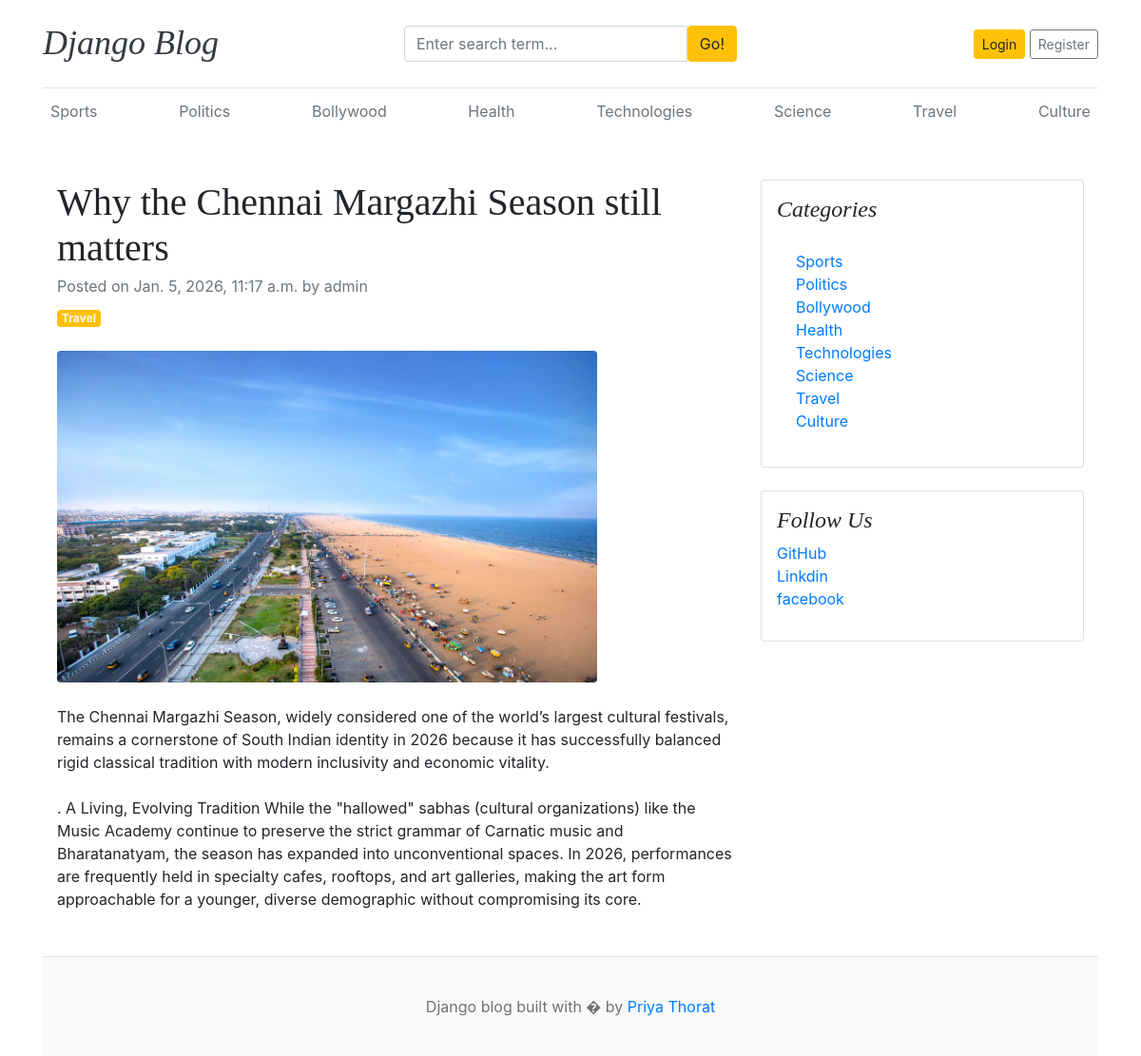
/blogs/why-the-chennai-margazhi-season-still-matters/, run on the app's committed database.
### blogs/models.py (models this page shows, shortened)
class Category(models.Model):
    category_name=models.CharField(max_length=50,unique=True)
    created_at=models.DateTimeField(auto_now_add=True)
    updated_at=models.DateTimeField(auto_now=True)
    class Meta:  #its for plural categorys to ==
        verbose_name_plural='categories'
    def __str__(self): #its used for admin panel not to return object1 return name
        return self.category_name

class Blog(models.Model):
    title = models.CharField(max_length=100)
    slug = models.SlugField(max_length=150, unique=True, blank=True)
    category = models.ForeignKey(Category, on_delete=models.CASCADE)
    author = models.ForeignKey(User, on_delete=models.CASCADE)
    featured_img = models.ImageField(upload_to='uploads/%Y/%m/%d')
    short_description = models.TextField(max_length=500)
    blog_body = models.TextField(max_length=2000)
    status = models.CharField(max_length=20,choices=STATUS_CHOICES, default="Draft")
    is_featured = models.BooleanField(default=False)
    created_at = models.DateTimeField(auto_now_add=True)
    updated_at = models.DateTimeField(auto_now=True)

### assignments/models.py (models this page shows, shortened)
class SocialLink(models.Model):
    platform=models.CharField(max_length=25)
    link=models.URLField(max_length=100)
    created_at = models.DateTimeField(auto_now_add=True)
    updated_at = models.DateTimeField(auto_now=True)

### blogs/views.py (the view)
# urls.py: path('blogs/<slug:slug>/',BlogsView.blogs, name='blogs'), #slug info
def blogs(request,slug):
    single_blog=get_object_or_404(Blog,slug=slug, status='Published')
    context= {
        'single_blog':single_blog ,
    }
    return render(request,'blogs.html',context)

### blogs/context_processors.py (called while the page is built)
def get_categories(request):
    categories=Category.objects.all()
    return dict(categories=categories)

def get_social_links(request):
    social_links=SocialLink.objects.all()
    return dict(social_links=social_links)

### template/blogs.html
{%extends 'base.html'%}
{%block content%}
<div class="container mt-5">
    <div class="row">
        <div class="col-lg-8">
            <article>
                <header class="mb-4">
                    <h1 class="fw-bolder mb-1">{{single_blog.title}}</h1>
                    <div class="text-muted fst-italic mb-2">Posted on {{single_blog.created_at}} by {{single_blog.author}}</div>
                    <a class="badge bg-warning text-decoration-none text-light" href="#!">{{single_blog.category}}</a>
                </header>
                <figure class="mb-4"><img class="img-fluid rounded" src="{{single_blog.featured_img.url}}" alt="..." width="80%" /></figure>
                <section class="mb-5">
                    <p class="fs-5 mb-4">{{single_blog.short_description}}</p>
                    <p class="fs-5 mb-4">{{single_blog.blog_body}}</p>
                    </section>
            </article>
        </div>
        <div class="col-lg-4">
            <div class="card mb-4 p-3">
                <h4 class="font-italic">Categories</h4>
                <div class="card-body">
                    <div class="row">
                        <div class="col-sm-6">
                            <ul class="list-unstyled mb-0">
                              {% for cat in categories%}
                                <li><a href="{% url 'posts_by_category' cat.id%}">{{ cat.category_name}}</a></li>
                              {% endfor%}
                            </ul>
                        </div>
                    </div>
                </div>
            </div>
                {% if social_links %}
                <div class="card mb-4 p-3">
                    <h4 class="font-italic">Follow Us</h4>
                    <ol class="list-unstyled">
                        {%for i in social_links%}
                        <li><a href="{{i.link}} " target="_blank">{{i.platform}}</a></li>
                        {% endfor %}
                    </ol>
                </div>
                {% endif %}
        </div>
    </div>
</div>
{% endblock%}

### template/base.html (shortened to what this page needs)
<!DOCTYPE html>
<html lang="en">
<head>
    <link href="https://getbootstrap.com/docs/4.0/dist/css/bootstrap.min.css" rel="stylesheet">
    <link href="css/blog.css" rel="stylesheet">
  </head>
<body>
    <div class="container">
      <header class="blog-header py-3">
        <div class="row flex-nowrap justify-content-between align-items-center">
          <div class="col-4 pt-1">
            <h1 class="font-italic"><a class="blog-header-logo text-dark" href="/">Django Blog</a></h1>
          </div>
          <div class="col-4">
            <form action="{% url 'search'%}" method="GET">
              <div class="input-group">
                        <input class="form-control" type="text" name="keyword" value="{{keyword}}" placeholder="Enter search term..." aria-label="Enter search term..." aria-describedby="button-search" />
                        <button type="submit" class="btn btn-warning" id="button-search" type="button">Go!</button>
                    </div>
            </form>
          </div>
          <div class="col-4 d-flex justify-content-end align-items-center">
            {% if not user.is_authenticated%}
            <a class="btn btn-sm btn-warning" href="{% url 'login' %}">Login</a> &nbsp;
            <a class="btn btn-sm btn-outline-secondary" href="{% url 'register' %}">Register</a>
            {% else %}
            <span>You are logged as {{user}}</span>&nbsp;&nbsp;
            <span><a href="{% url 'logout' %}">Logout</a></span>
            {% endif %}
          </div>
        </div>
      </header>
      <div class="nav-scroller py-1 mb-2">
        <nav class="nav d-flex justify-content-between">
          {% for cat in categories%}
          <a class="p-2 text-muted" href="{% url 'posts_by_category' cat.id %}">{{cat.category_name}}</a>
          {%endfor%}
        </nav>
      </div>
{% block content%}
{%endblock%}
   <footer class="blog-footer">
  <p class="text-center">Django blog built with � by <a href="#">Priya Thorat</a></p>
</footer>
</body>
</html>

### blog_main/static/css/blog.css (style rules this page uses)
.blog-header { border-bottom: 1px solid #e5e5e5; }
.blog-header-logo { font-family: "Playfair Display", Georgia, "Times New Roman", serif; font-size: 2.25rem; }
h1, h2, h3, h4, h5, h6 { font-family: "Playfair Display", Georgia, "Times New Roman", serif; }
.blog-footer { padding: 2.5rem 0; color: #727272; text-align: center; background-color: #f9f9f9; border-top: .05rem solid #e5e5e5; }
.blog-footer p:last-child { margin-bottom: 0; }

### data on the page
Category: category_name "Sports"
Category: category_name "Politics"
Category: category_name "Bollywood"
Category: category_name "Health"
Category: category_name "Technologies"
Category: category_name "Science"
Category: category_name "Travel"
Category: category_name "Culture"
Blog: title "Why the Chennai Margazhi Season still matters", created_at "Jan. 5, 2026, 11:17 a.m.", author "admin", category "Travel", featured_img (picture), short_description "The Chennai Margazhi Season, widely considered one of the world’s largest cultural festivals, remains a cornerstone of South Indian identity in 2026 because it has successfully balanced rigid classical tradition with modern inclusivity and economic vitality.", blog_body ". A Living, Evolving Tradition While the \"hallowed\" sabhas (cultural organizations) like the Music Academy continue to preserve the strict grammar of Carnatic music and Bharatanatyam, the season has expanded into unconventional spaces. In 2026, performances are frequently held in specialty cafes, rooftops, and art galleries, making the art form approachable for a younger, diverse demographic without compromising its core."
SocialLink: platform "GitHub"
SocialLink: platform "Linkdin"
SocialLink: platform "facebook"
